Frame 1 (no input): blank canvas, image omitted
Frame 60 (no input): blank canvas, image omitted
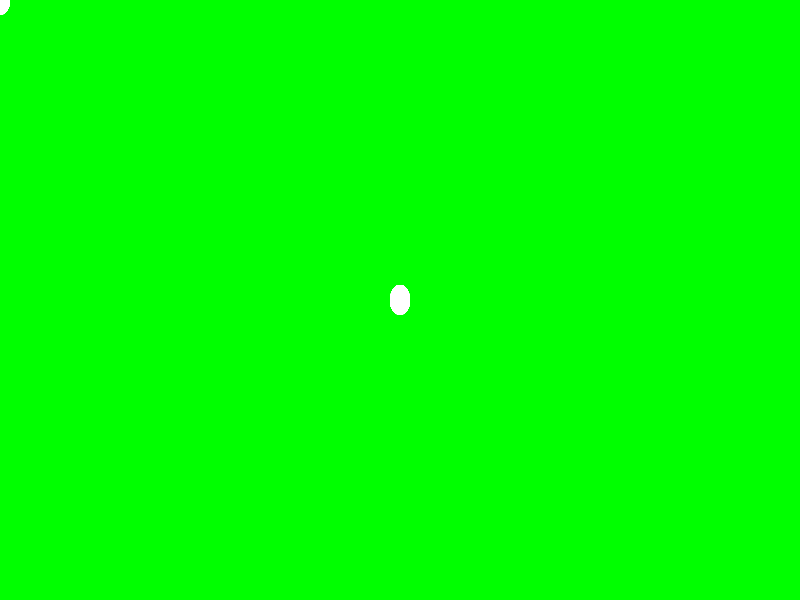
Frame 120 (the mouse pressed at the canvas centre since frame 60)

The p5.js sketch whose frames 1 and 60 were blank and that drew this single picture after the mouse press (run headless with seeded random() and noise() and a simulated clock; from frame 60 on, the mouse is pressed at the canvas centre):

// p5.js sketch
// ── sketch.js
// setup() ocure una vez al inicio
function setup() {
  // crear lienzo, 800px ancho, 600 px alto, 2D
  createCanvas(800, 600);

  // fondo (rojo, verde, azul), valores 0 a 255
  background(0, 255, 0);
  
  // no dibujar contorno de figuras geometricas
  noStroke();
}

// draw() ocurre despues de setup(), en bucle
function draw() {
  // dibujar elipse en la posicion del raton, 20px altura, 30px ancho
  ellipse(mouseX, mouseY, 20, 30);
}

// mouseClicked() ocurre cuando se hace click
function mouseClicked() {

  // color aleatorio de fondo
  background(random(255), random(255), random(255));
  // color aleatorio de relleno
  fill(random(255), random(255), random(255));
}
